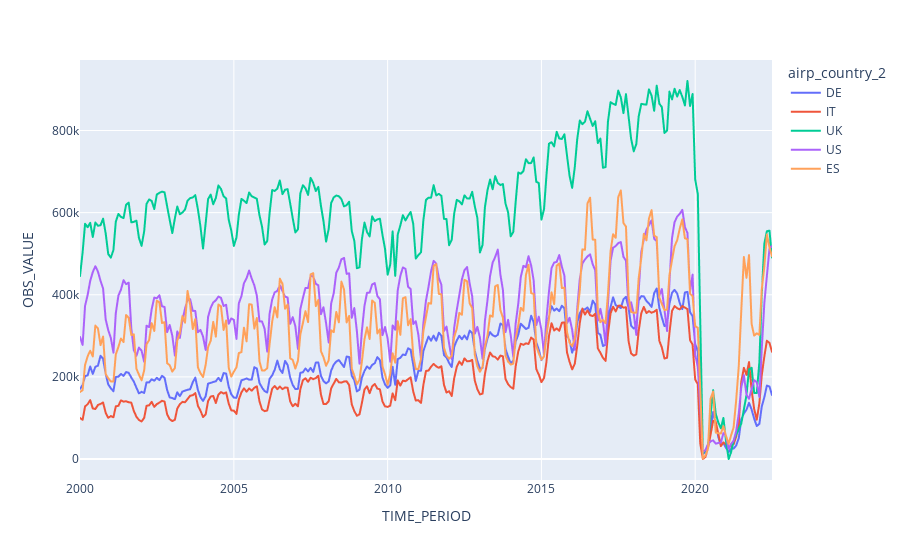

Write notebook code for a chart like this one.
### Code cell
fig = px.line(to_plot, x='TIME_PERIOD', y= 'OBS_VALUE' ,color='airp_country_2')
fig.show()

### Figure 1 — Plotly figure (JSON) as saved in the notebook; plotly's stock layout.template omitted (floating-point values rounded to 4 significant figures; data arrays with more than 128 entries replaced by an {"elided": "..."} marker saying what was removed)
{"data": [{"hovertemplate": "airp_country_2=DE<br>TIME_PERIOD=%{x}<br>OBS_VALUE=%{y}<extra></extra>", "legendgroup": "DE", "line": {"color": "#636efa", "dash": "solid"}, "marker": {"symbol": "circle"}, "mode": "lines", "name": "DE", "showlegend": true, "type": "scattergl", "x": {"elided": "271 str values"}, "xaxis": "x", "y": {"elided": "271 int values"}, "yaxis": "y"}, {"hovertemplate": "airp_country_2=IT<br>TIME_PERIOD=%{x}<br>OBS_VALUE=%{y}<extra></extra>", "legendgroup": "IT", "line": {"color": "#EF553B", "dash": "solid"}, "marker": {"symbol": "circle"}, "mode": "lines", "name": "IT", "showlegend": true, "type": "scattergl", "x": {"elided": "271 str values"}, "xaxis": "x", "y": {"elided": "271 int values"}, "yaxis": "y"}, {"hovertemplate": "airp_country_2=UK<br>TIME_PERIOD=%{x}<br>OBS_VALUE=%{y}<extra></extra>", "legendgroup": "UK", "line": {"color": "#00cc96", "dash": "solid"}, "marker": {"symbol": "circle"}, "mode": "lines", "name": "UK", "showlegend": true, "type": "scattergl", "x": {"elided": "271 str values"}, "xaxis": "x", "y": {"elided": "271 int values"}, "yaxis": "y"}, {"hovertemplate": "airp_country_2=US<br>TIME_PERIOD=%{x}<br>OBS_VALUE=%{y}<extra></extra>", "legendgroup": "US", "line": {"color": "#ab63fa", "dash": "solid"}, "marker": {"symbol": "circle"}, "mode": "lines", "name": "US", "showlegend": true, "type": "scattergl", "x": {"elided": "271 str values"}, "xaxis": "x", "y": {"elided": "271 int values"}, "yaxis": "y"}, {"hovertemplate": "airp_country_2=ES<br>TIME_PERIOD=%{x}<br>OBS_VALUE=%{y}<extra></extra>", "legendgroup": "ES", "line": {"color": "#FFA15A", "dash": "solid"}, "marker": {"symbol": "circle"}, "mode": "lines", "name": "ES", "showlegend": true, "type": "scattergl", "x": {"elided": "271 str values"}, "xaxis": "x", "y": {"elided": "271 int values"}, "yaxis": "y"}], "layout": {"legend": {"title": {"text": "airp_country_2"}, "tracegroupgap": 0}, "margin": {"t": 60}, "xaxis": {"anchor": "y", "domain": [0, 1], "title": {"text": "TIME_PERIOD"}}, "yaxis": {"anchor": "x", "domain": [0, 1], "title": {"text": "OBS_VALUE"}}}}
